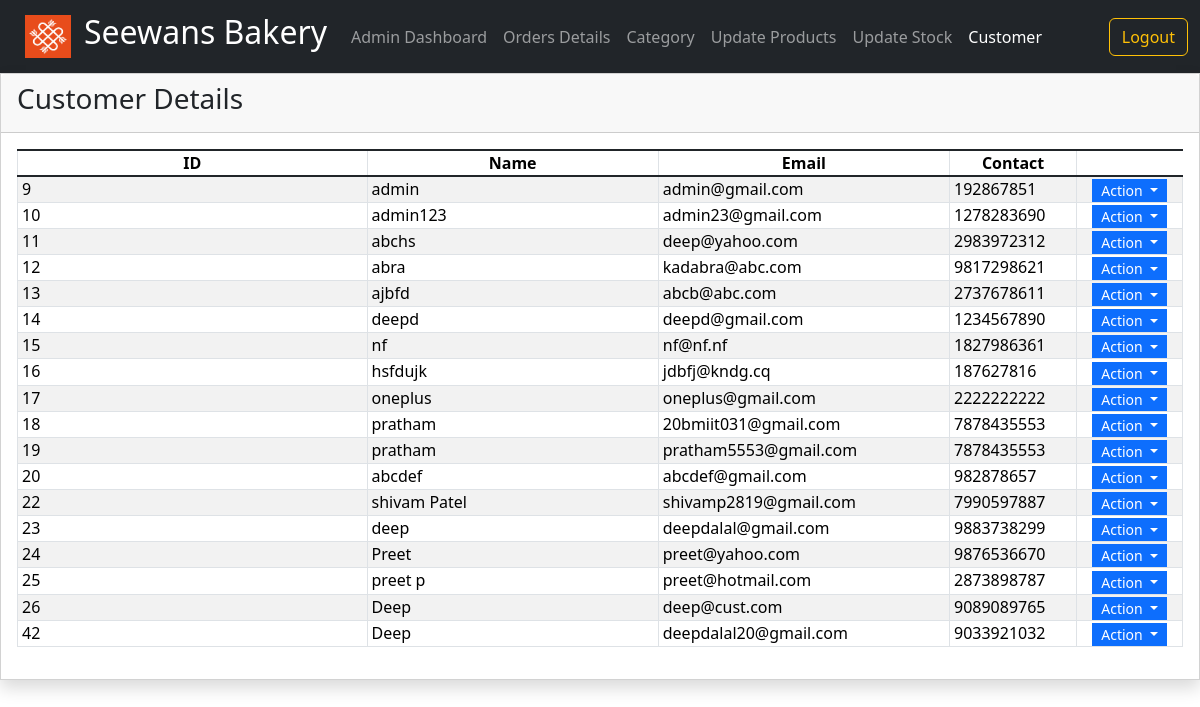
Page /customer.php (signed in) on the committed database.
### tables this page shows
CREATE TABLE `tbluser` (
  `id` int(11) NOT NULL,
  `name` varchar(50) NOT NULL,
  `email` varchar(256) NOT NULL,
  `password` varchar(256) NOT NULL,
  `contact` bigint(10) NOT NULL,
  `otp` int(11) NOT NULL,
  `date` datetime NOT NULL DEFAULT current_timestamp()
);

### customer.php (the view, shortened to what this page needs)
<?php
    include 'dbcon.php';
?>
<!doctype html>
<html lang="en">
  <head>
    <link href="https://cdn.jsdelivr.net/npm/bootstrap@5.1.3/dist/css/bootstrap.min.css" rel="stylesheet">
    <link rel="stylesheet" href="staff.css">
    <link rel="stylesheet" href="./Font-Awesome-master/css/all.min.css">
    <link rel="stylesheet" href="./css/bootstrap.min.css">
    <link rel="stylesheet" href="./select2/css/select2.min.css">
  </head>
  <body>
<nav class="navbar navbar-expand-lg navbar-dark bg-dark">
        <div class="container-fluid">
        <a href="admin.php"> <img class="btn"  src="seewans.png" alt="" width="72" height="57"> </a>
          <a class="navbar-brand" href="admin.php"><h2>Seewans Bakery</h2></a>
          <div class="collapse navbar-collapse" id="navbarSupportedContent">
            <ul class="navbar-nav me-auto mb-2 mb-lg-0">
              <li class="nav-item">
                <a class="nav-link" href="admin.php">Admin Dashboard</a>
              </li>
              <li class="nav-item">
                <a class="nav-link" href="orders.php">Orders Details</a>
              </li>
              <li class="nav-item">
                <a class="nav-link" href="category.php"> Category</a>
              </li>
              <li class="nav-item">
                <a class="nav-link" href="edproduct.php"> Update Products</a>
              </li>
              <li class="nav-item">
                <a class="nav-link" href="stock.php"> Update Stock</a>
              </li>
              <li class="nav-item">
                <a class="nav-link active" aria-current="page" href="#">Customer</a>
              </li>
            </ul>
            <a href="logout.php"><button class="btn btn-outline-warning" type="submit">Logout</button></a>
          </div>
        </div>
</nav>
<div class="card rounded-0 shadow">
    <div class="card-header d-flex justify-content-between">
        <h3 class="card-title">Customer Details</h3>
    </div>
    <div class="card-body">
        <table class="table table-hover table-striped table-bordered">
            <colgroup>
                <col width="30%">
                <col width="25%">
                <col width="25%">
            </colgroup>
            <thead>
                <tr>
                    <th class="text-center p-0">ID</th>
                    <th class="text-center p-0">Name</th>
                    <th class="text-center p-0">Email</th>
                    <th class="text-center p-0">Contact</th>
                </tr>
            </thead>
            <tbody>
            <?php
              $sql = "SELECT * FROM tbluser";
              $data = mysqli_query($conn, $sql);
              while($row = mysqli_fetch_assoc($data)):
            ?>
                <tr>
                    <td class="py-0 px-1"><?php echo $row['id']; ?></td>
                    <td class="py-0 px-1"><?php echo $row['name']; ?></td>
                    <td class="py-0 px-1"><?php echo $row['email']; ?></td>
                    <td class="py-0 px-1"><?php echo $row['contact']; ?></td>
                    <th class="text-center py-0 px-1">
                        <div class="btn-group" role="group">
                            <button id="btnGroupDrop1" type="button" class="btn btn-primary dropdown-toggle btn-sm rounded-0 py-0" data-bs-toggle="dropdown" aria-expanded="false">
                            Action
                            </button>
                        </div>
                    </th>
                </tr>
                <?php endwhile; ?>
            </tbody>
        </table>
    </div>
</div>
</body>
</html>

### rows in the picture
tbluser: id "9", name "admin", email "admin@gmail.com", contact "192867851"
tbluser: id "10", name "admin123", email "admin23@gmail.com", contact "1278283690"
tbluser: id "11", name "abchs", email "deep@yahoo.com", contact "2983972312"
tbluser: id "12", name "abra", email "kadabra@abc.com", contact "9817298621"
tbluser: id "13", name "ajbfd", email "abcb@abc.com", contact "2737678611"
tbluser: id "14", name "deepd", email "deepd@gmail.com", contact "1234567890"
tbluser: id "15", name "nf", email "nf@nf.nf", contact "1827986361"
tbluser: id "16", name "hsfdujk", email "jdbfj@kndg.cq", contact "187627816"
tbluser: id "17", name "oneplus", email "oneplus@gmail.com", contact "2222222222"
tbluser: id "18", name "pratham", email "20bmiit031@gmail.com", contact "7878435553"
tbluser: id "19", name "pratham", email "pratham5553@gmail.com", contact "7878435553"
tbluser: id "20", name "abcdef", email "abcdef@gmail.com", contact "982878657"
tbluser: id "22", name "shivam Patel", email "shivamp2819@gmail.com", contact "7990597887"
tbluser: id "23", name "deep", email "deepdalal@gmail.com", contact "9883738299"
tbluser: id "24", name "Preet", email "preet@yahoo.com", contact "9876536670"
tbluser: id "25", name "preet p", email "preet@hotmail.com", contact "2873898787"
tbluser: id "26", name "Deep", email "deep@cust.com", contact "9089089765"
tbluser: id "42", name "Deep", email "deepdalal20@gmail.com", contact "9033921032"
